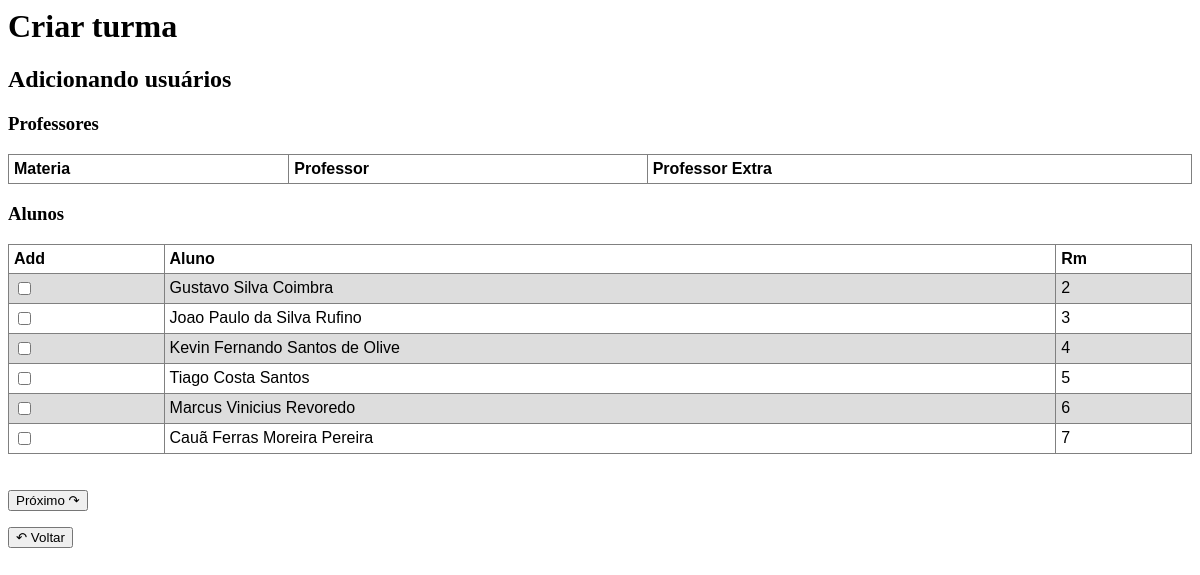
The app's page /new_form3_turma.php with its own data.
### tables this page shows
CREATE TABLE `estudante` (
  `codAluno` int(11) NOT NULL,
  `nomeAluno` varchar(80) NOT NULL,
  `senhaAluno` varchar(60) DEFAULT NULL,
  `datanascAluno` date NOT NULL,
  `RG` bigint(12) NOT NULL,
  `CPF` bigint(12) NOT NULL,
  `telefoneAluno` bigint(11) NOT NULL,
  `bairroAluno` varchar(60) NOT NULL,
  `ruaAluno` varchar(60) NOT NULL,
  `cidadeAluno` varchar(60) NOT NULL,
  `imagemEstudante` varchar(50) DEFAULT NULL
);

### new_form3_turma.php (the view, shortened to what this page needs)
<DOCYTIPE html>
    <head>
        <link rel="stylesheet" href="#">
    </head>
    <?php
        include_once("includes/config.php");
    ?>
    <body>
        <h1>Criar turma</h1>
        <h2>Adicionando usuários</h2>
        <form action='new_form4_turma.php' method='post'>
            <h3>Professores</h3>
            <table>
                <tr>
                    <th>Materia</th>
                    <th>Professor</th>
                    <th>Professor Extra</th>
                </tr>
            </table>
            <?php
            $q3 = "SELECT MIN(codAluno) AS menorCod, MAX(codAluno) AS maiorCod FROM estudante;";
            $buscaCod = $banco->query($q3);
            $reg = $buscaCod->fetch_object();
            $c = $reg->menorCod;
            $maiorCod = $reg->maiorCod;
            if($banco->query($q3)){
            ?>
                <h3>Alunos</h3>
                <table>
                    <tr>
                        <th>Add</th>
                        <th>Aluno</th>
                        <th>Rm</th>
                    </tr>
                        <?php
                        while($c !=$maiorCod+1){
                            $q = "SELECT codAluno,nomeAluno FROM estudante WHERE codAluno = $c";
                            $busca = $banco->query($q);
                            if($banco->query($q)){
                                $reg = $busca->fetch_object();
                                $regEmpty = $reg->codAluno?? null;
                                if($regEmpty == null ){
                                    $c++;
                                }else{
                                ?>
                                <tr>
                                    <td><input type='checkbox' name='alunos[]' id='alunos[]' value='<?php echo $reg->codAluno?>'></td>
                                    <td><?php echo $reg->nomeAluno ?></td>
                                    <td><?php echo $reg->codAluno ?></td>
                                </tr>
                                <?php
                                $c ++;
                                }
                            }else{
                                echo "Erro na tabela do banco de dados! tente novamente mais tarde ;/";
                            }
                        }
                        ?>
                </table>
            <?php
            }else{
                echo "Erro na busca dos alunos por favor tente novamente mais tarde!";
            }
            ?>
            <br><Br><button type='submit'> Próximo &#8631;</button>
        </form>
        <a href='new_form_turma.php'><button>&#8630; Voltar</button></a>
    </body>

### new_form3_turma.php (style rules this page uses)
table { font-family: arial, sans-serif; border-collapse: collapse; width: 100%; }
td, th { border: 1px solid grey; text-align: left; padding: 5px; }
tr:nth-child(even) { background-color: #dddddd; }

### records on screen
estudante: nomeAluno "Gustavo Silva Coimbra", codAluno "2"
estudante: nomeAluno "Joao Paulo da Silva Rufino", codAluno "3"
estudante: nomeAluno "Kevin Fernando Santos de Olive", codAluno "4"
estudante: nomeAluno "Tiago Costa Santos", codAluno "5"
estudante: nomeAluno "Marcus Vinicius Revoredo", codAluno "6"
estudante: nomeAluno "Cauã Ferras Moreira Pereira", codAluno "7"
